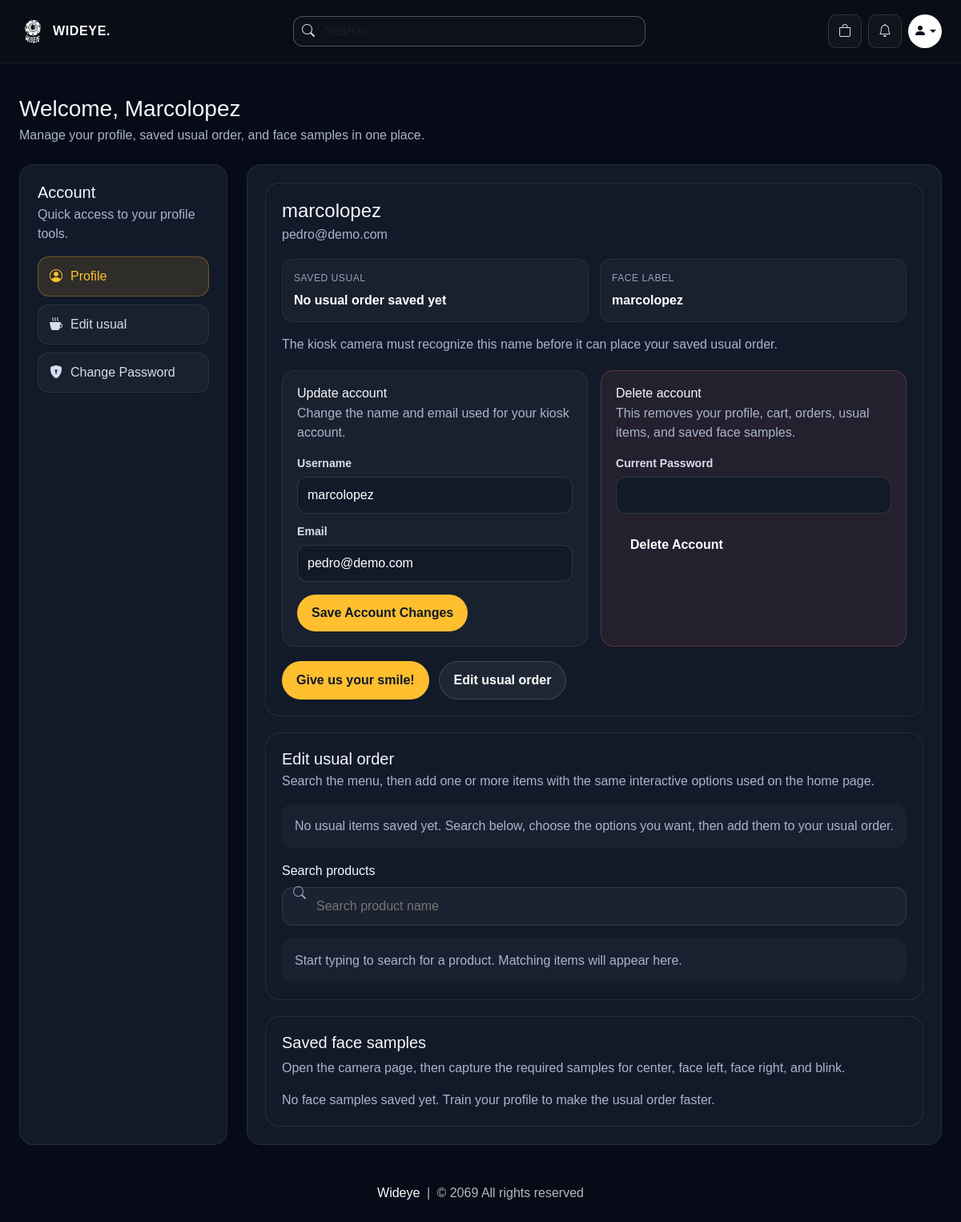
The app's page /profile/9 (signed in) with its own data.
### website/models.py (models this page shows, shortened)
class Customer(db.Model, UserMixin):
    id = db.Column(db.Integer, primary_key=True)
    email = db.Column(db.String(100), unique=True)
    username = db.Column(db.String(100))
    password_hash = db.Column(db.String(150))
    is_admin = db.Column(db.Boolean, default=False, nullable=False)
    face_profile_name = db.Column(db.String(100))
    usual_product_id = db.Column(db.Integer, db.ForeignKey('product.id'), nullable=True)
    date_joined = db.Column(db.DateTime(), default=datetime.utcnow)
    cart_items = db.relationship('Cart', backref=db.backref('customer', lazy=True))
    orders = db.relationship('Order', backref=db.backref('customer', lazy=True))
    usual_product = db.relationship('Product', foreign_keys=[usual_product_id])
    usual_items = db.relationship(
        'UsualOrderItem',
        backref=db.backref('customer', lazy=True),
        cascade='all, delete-orphan',
        order_by='UsualOrderItem.id'
    )
    @property
    def password(self):
        raise AttributeError('Password is not a readable Attribute')

### website/auth.py (the view, shortened to what this page needs)
@auth.route('/profile/<int:customer_id>', methods=['GET', 'POST'])
@login_required
def profile(customer_id):
    if current_user.id != customer_id:
        flash('You can only edit your own profile.')
        return redirect(url_for('auth.profile', customer_id=current_user.id))
    customer = Customer.query.get_or_404(customer_id)
    form = UsualOrderForm()
    return render_profile_page(customer, usual_form=form)

### website/forms.py
class UsualOrderForm(FlaskForm):
    save_usual = SubmitField('Add to usual')
    remove_usual = SubmitField('Remove all usual')

class ProfileUpdateForm(FlaskForm):
    email = EmailField('Email', validators=[DataRequired()])
    username = StringField('Username', validators=[DataRequired(), length(min=2)])
    update_account = SubmitField('Save Account Changes')

### website/face_profiles.py (called while the page is built, shortened)
def normalize_face_profile_name(value):
    normalized = re.sub(r"[^a-zA-Z0-9_-]+", "-", (value or "").strip().lower()).strip("-")
    return normalized or "customer-face"

def get_face_profile_dir(profile_name):
    FACES_DIR.mkdir(exist_ok=True)
    return FACES_DIR / normalize_face_profile_name(profile_name)

def list_saved_face_images(profile_name):
    face_dir = get_face_profile_dir(profile_name)
    if not face_dir.exists():
        return []

### website/views.py (called while the page is built)
def parse_options(csv_string):
    if not csv_string:
        return []
    return [opt.strip() for opt in str(csv_string).split(',') if opt.strip()]

def get_product_image(product, selected_size=''):
    images = parse_options(product.product_picture) if product.product_picture else []
    if not images:
        return '/media/default.jpg'
    if not selected_size:
        return images[0]
    sizes = parse_options(product.size)
    if selected_size in sizes:
        idx = sizes.index(selected_size)
        return images[idx] if idx < len(images) else images[-1]
    return images[0]

### website/templates/profile.html (shortened to what this page needs)
{% extends 'base.html' %}
{% block body %}
<div class="wideye-shell py-4">
    <div class="mb-4">
        <h1 class="h3 mb-1">Welcome, <span class="text-capitalize">{{ customer.username }}</span></h1>
        <p class="wideye-profile-copy mb-0">Manage your profile, saved usual order, and face samples in one place.</p>
    </div>
    <div class="wideye-profile-layout">
        <aside class="wideye-profile-side">
            <h2 class="h5 mb-1">Account</h2>
            <p class="wideye-profile-copy mb-0">Quick access to your profile tools.</p>
            <div class="wideye-profile-nav">
                <a href="#profileSummary" class="wideye-profile-nav-link active">
                    <i class="bi bi-person-circle"></i>
                    <span>Profile</span>
                </a>
                <a href="#usualOrderEditor" class="wideye-profile-nav-link">
                    <i class="bi bi-cup-hot-fill"></i>
                    <span>Edit usual</span>
                </a>
                <a href="/change-password/{{ customer.id }}" class="wideye-profile-nav-link">
                    <i class="bi bi-shield-lock-fill"></i>
                    <span>Change Password</span>
                </a>
            </div>
        </aside>
        <section class="wideye-profile-main">
            <div id="profileSummary" class="wideye-profile-card">
                <h2 class="h4 mb-1">{{ customer.username }}</h2>
                <p class="wideye-profile-copy mb-0">{{ customer.email }}</p>
                <div class="wideye-profile-meta">
                    <div class="wideye-profile-meta-item">
                        <span class="wideye-profile-meta-label">Saved usual</span>
                        <span class="wideye-profile-meta-value">
                            {% if saved_usual_items %}
                            {{ saved_usual_items | length }} item{% if saved_usual_items|length != 1 %}s{% endif %} saved
                            {% else %}
                            No usual order saved yet
                            {% endif %}
                        </span>
                    </div>
                    <div class="wideye-profile-meta-item">
                        <span class="wideye-profile-meta-label">Face label</span>
                        <span class="wideye-profile-meta-value">{{ customer.face_profile_name or customer.username }}</span>
                    </div>
                </div>
                <p class="wideye-profile-copy mt-3 mb-0">
                    The kiosk camera must recognize this name before it can place your saved usual order.
                </p>
                <div class="wideye-account-grid">
                    <div class="wideye-account-panel">
                        <h3 class="h6 mb-1">Update account</h3>
                        <p class="wideye-profile-copy mb-0">Change the name and email used for your kiosk account.</p>
                        <form method="POST" action="{{ url_for('auth.update_account', customer_id=customer.id) }}" class="mt-3">
                            <div class="wideye-profile-field">
                                <label for="{{ update_form.username.id }}">{{ update_form.username.label.text }}</label>
                                {{ update_form.username(class="wideye-profile-input", autocomplete="username") }}
                            </div>
                            <div class="wideye-profile-field">
                                <label for="{{ update_form.email.id }}">{{ update_form.email.label.text }}</label>
                                {{ update_form.email(class="wideye-profile-input", autocomplete="email") }}
                            </div>
                            <button type="submit" name="update_account" value="1" class="wideye-profile-action wideye-profile-primary mt-3">{{ update_form.update_account.label.text }}</button>
                        </form>
                    </div>
                    <div class="wideye-account-panel wideye-account-panel-danger">
                        <h3 class="h6 mb-1">Delete account</h3>
                        <p class="wideye-profile-copy mb-0">This removes your profile, cart, orders, usual items, and saved face samples.</p>
                        <form method="POST" action="{{ url_for('auth.delete_account', customer_id=customer.id) }}" class="mt-3" onsubmit="return confirm('Delete your account permanently? This cannot be undone.');">
                            <div class="wideye-profile-field">
                                <label for="{{ delete_form.current_password.id }}">{{ delete_form.current_password.label.text }}</label>
                                {{ delete_form.current_password(class="wideye-profile-input", autocomplete="current-password") }}
                            </div>
                            <button type="submit" name="delete_account" value="1" class="wideye-profile-action wideye-profile-danger mt-3">{{ delete_form.delete_account.label.text }}</button>
                        </form>
                    </div>
                </div>
                <div class="wideye-profile-actions">
                    <a class="wideye-profile-action wideye-profile-primary" href="{{ url_for('auth.train_usual_face', customer_id=customer.id) }}">Give us your smile!</a>
                    <a class="wideye-profile-action wideye-profile-secondary" href="#usualOrderEditor">Edit usual order</a>
                </div>
            </div>
            <div id="usualOrderEditor" class="wideye-profile-card">
                <div class="wideye-usual-head">
                    <div>
                        <h3 class="h5 mb-1">Edit usual order</h3>
                        <p class="wideye-profile-copy mb-0">Search the menu, then add one or more items with the same interactive options used on the home page.</p>
                    </div>
                </div>
                {% if saved_usual_items %}
                <div class="wideye-usual-saved-list">
                    {% for usual_item in saved_usual_items %}
                    <div class="wideye-usual-saved-item">
                        <img
                            class="wideye-usual-saved-thumb"
                            src="{{ get_product_image(usual_item.product, usual_item.size) }}"
                            alt="{{ usual_item.product.product_name }}"
                        >
                        <div class="wideye-usual-saved-body">
                            <div class="wideye-usual-saved-name">{{ usual_item.product.product_name }}</div>
                            <p class="wideye-usual-saved-meta">Qty {{ usual_item.quantity }} · PhP {{ '%.2f'|format(usual_item.product.current_price) }} each</p>
                            <p class="wideye-usual-saved-meta">{{ format_option_summary(usual_item) }}</p>
                        </div>
                        <div class="wideye-usual-saved-actions">
                            <form method="POST">
                                {{ form.hidden_tag() }}
                                <input type="hidden" name="remove_usual_item_id" value="{{ usual_item.id }}">
                                <button type="submit" class="wideye-usual-remove-button">Remove</button>
                            </form>
                        </div>
                    </div>
                    {% endfor %}
                </div>
                {% else %}
                <div class="wideye-usual-hint">
                    No usual items saved yet. Search below, choose the options you want, then add them to your usual order.
                </div>
                {% endif %}
                {% if products %}
                <div class="wideye-usual-search-wrap">
                    <label class="form-label" for="usualProductSearch">Search products</label>
                    <i class="bi bi-search"></i>
                    <input id="usualProductSearch" class="wideye-usual-search" type="search" placeholder="Search product name">
                </div>
                <div id="usualProductHint" class="wideye-usual-hint">
                    Start typing to search for a product. Matching items will appear here.
                </div>
                {% else %}
                <p class="wideye-profile-copy mb-0">No products are available to save as a usual order yet.</p>
                {% endif %}
            </div>
            <div class="wideye-face-card">
                <h3 class="h5">Saved face samples</h3>
                <p class="wideye-profile-copy">
                    Open the camera page, then capture the required samples for center, face left, face right, and blink.
                </p>
                {% if face_images %}
                <div class="wideye-face-grid">
                    {% for image_name in face_images %}
                    <div class="wideye-face-sample">
                        <img src="{{ url_for('auth.profile_face_image', customer_id=customer.id, filename=image_name) }}" alt="Saved face sample {{ loop.index }}">
                        <span class="wideye-face-caption">{{ image_name.rsplit('.', 1)[0].replace('_', ' ') }}</span>
                    </div>
                    {% endfor %}
                </div>
                {% else %}
                <p class="mb-0 wideye-profile-copy">No face samples saved yet. Train your profile to make the usual order faster.</p>
                {% endif %}
            </div>
        </section>
    </div>
</div>
{% endblock %}

### website/templates/base.html (style rules this page uses)
* { box-sizing: border-box; }
html { -webkit-text-size-adjust: 100%; }
body { background: #060b17; color: #f6f7fb; min-height: 100vh; font-family: Arial, Helvetica, sans-serif; overflow-x: hidden; }
a { text-decoration: none; }
.wideye-shell { width: min(calc(100% - clamp(1rem, 4vw, 3rem)), 1280px); margin: 0 auto; }

### website/templates/profile.html (style rules this page uses)
.wideye-profile-layout { display: grid; grid-template-columns: minmax(220px, 260px) minmax(0, 1fr); gap: 24px; }
.wideye-profile-side, .wideye-profile-main, .wideye-profile-card, .wideye-face-card, .wideye-usual-card { background: #121a29; border: 1px solid rgba(255, 255, 255, 0.08); border-radius: 18px; }
.wideye-profile-side, .wideye-profile-main { padding: 22px; }
.wideye-profile-nav { display: grid; gap: 10px; margin-top: 16px; }
.wideye-profile-nav-link { display: flex; align-items: center; gap: 10px; padding: 12px 14px; border-radius: 14px; color: #d7dcee; background: rgba(255, 255, 255, 0.03); border: 1px solid rgba(255, 255, 255, 0.08); text-decoration: none; transition: background 0.15s; }
.wideye-profile-nav-link.active { background: rgba(255, 191, 47, 0.12); color: #ffbf2f; border-color: rgba(255, 191, 47, 0.3); }
.wideye-profile-card { padding: 20px; margin-bottom: 20px; }
.wideye-profile-meta { display: grid; grid-template-columns: repeat(auto-fit, minmax(180px, 1fr)); gap: 14px; margin-top: 18px; }
.wideye-profile-meta-item { background: rgba(255, 255, 255, 0.03); border: 1px solid rgba(255, 255, 255, 0.06); border-radius: 14px; padding: 14px; }
.wideye-profile-meta-label { display: block; color: #94a2bc; font-size: 0.76rem; text-transform: uppercase; letter-spacing: 0.04em; margin-bottom: 6px; }
.wideye-profile-meta-value { color: #ffffff; font-weight: 600; }
.wideye-profile-copy { color: #a8b4cc; }
.wideye-profile-actions { display: flex; flex-wrap: wrap; gap: 12px; margin-top: 18px; }
.wideye-account-grid { display: grid; grid-template-columns: repeat(auto-fit, minmax(240px, 1fr)); gap: 16px; margin-top: 20px; }
.wideye-account-panel { padding: 18px; border-radius: 16px; background: rgba(255, 255, 255, 0.03); border: 1px solid rgba(255, 255, 255, 0.08); }
.wideye-account-panel-danger { border-color: rgba(248, 113, 113, 0.25); background: rgba(248, 113, 113, 0.08); }
.wideye-profile-field { margin-top: 12px; }
.wideye-profile-field label { display: block; margin-bottom: 6px; color: #d7dcee; font-size: 0.88rem; font-weight: 600; }
.wideye-profile-input, .wideye-profile-input:focus { width: 100%; min-height: 46px; border-radius: 12px; border: 1px solid rgba(255, 255, 255, 0.12); background: #121a29; color: #ffffff; padding: 10px 12px; box-shadow: none; }
.wideye-profile-danger { border: none; background: #ef4444; color: #ffffff; }
.wideye-profile-action { border-radius: 999px; padding: 11px 18px; font-weight: 700; display: inline-flex; align-items: center; justify-content: center; text-decoration: none; cursor: pointer; background: transparent; color: #ffffff; border: none; transition: background 0.15s, color 0.15s; }
.wideye-profile-primary { background: #ffbf2f; color: #111827; }
.wideye-profile-secondary { border: 1px solid rgba(255, 255, 255, 0.14); background: rgba(255, 255, 255, 0.06); color: #ffffff; }
.wideye-usual-head { margin-bottom: 16px; }
.wideye-usual-search-wrap { position: relative; margin-top: 16px; }
.wideye-usual-search-wrap i { position: absolute; left: 14px; top: 50%; transform: translateY(-50%); color: #94a2bc; }
.wideye-usual-search, .wideye-usual-search:focus { width: 100%; background: rgba(255, 255, 255, 0.04); border: 1px solid rgba(255, 255, 255, 0.1); border-radius: 14px; color: #ffffff; padding: 11px 14px 11px 42px; box-shadow: none; }
.wideye-usual-hint { padding: 16px; border-radius: 14px; background: rgba(255, 255, 255, 0.03); color: #a8b4cc; margin-top: 16px; }
.wideye-face-card { padding: 20px; }

### records on screen
Customer: username "Marcolopez", username "marcolopez", email "pedro@demo.com", face_profile_name "marcolopez"

### other values on screen
{{ update_form.username.label.text }} "Username"
{{ update_form.email.label.text }} "Email"
{{ update_form.update_account.label.text }} "Save Account Changes"
{{ delete_form.current_password.label.text }} "Current Password"
{{ delete_form.delete_account.label.text }} "Delete Account"
